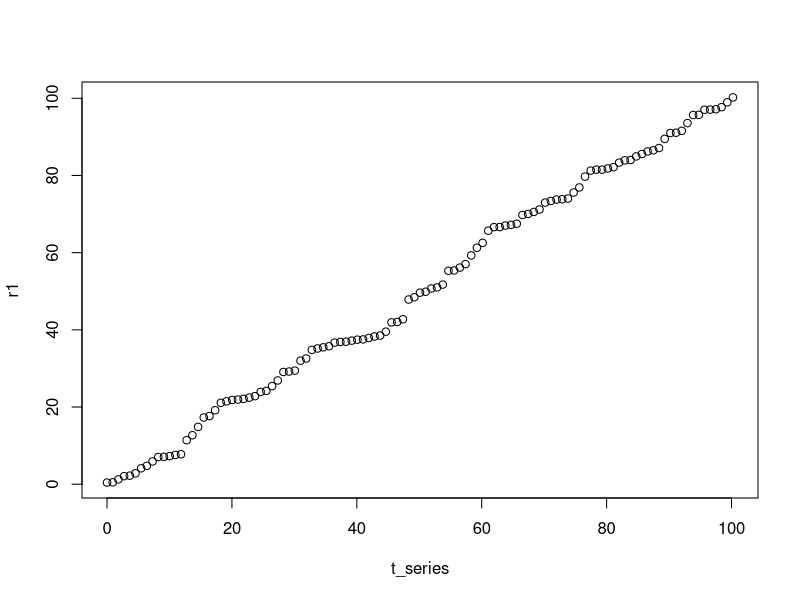

Recreate this plot in R.
## ---- chunk 1
rpoisson <- function(Tmax = NULL, Nmax = NULL, lambda) {
    
    # we can have both NULL or both set at the same time.
    if ( !xor(is.null(Tmax), is.null(Nmax)) ) stop("Need to set one (and only one) of Nmax or Tmax")
    
    t = 0
    k = 0
    S = vector()
    
    while (T) {
        r <- runif(1)
        t <- t - log(r) / lambda
        k <- k + 1
        S <- c(S, t)
        
        if (!is.null(Tmax) && (t >= Tmax)) break;
        if (!is.null(Nmax) && (length(S) >= Nmax)) break;
    }
    
    (S)
}
## ---- chunk 2
#r1<-rpoisson(Tmax=10,lambda=1)
tmax=100
r1<-rpoisson(Tmax=tmax,lambda=1)
t_series <- seq(0,max(r1), length=length(r1))
#t_series <- seq(0,length(r1)-1,1)
plot(t_series,r1)
